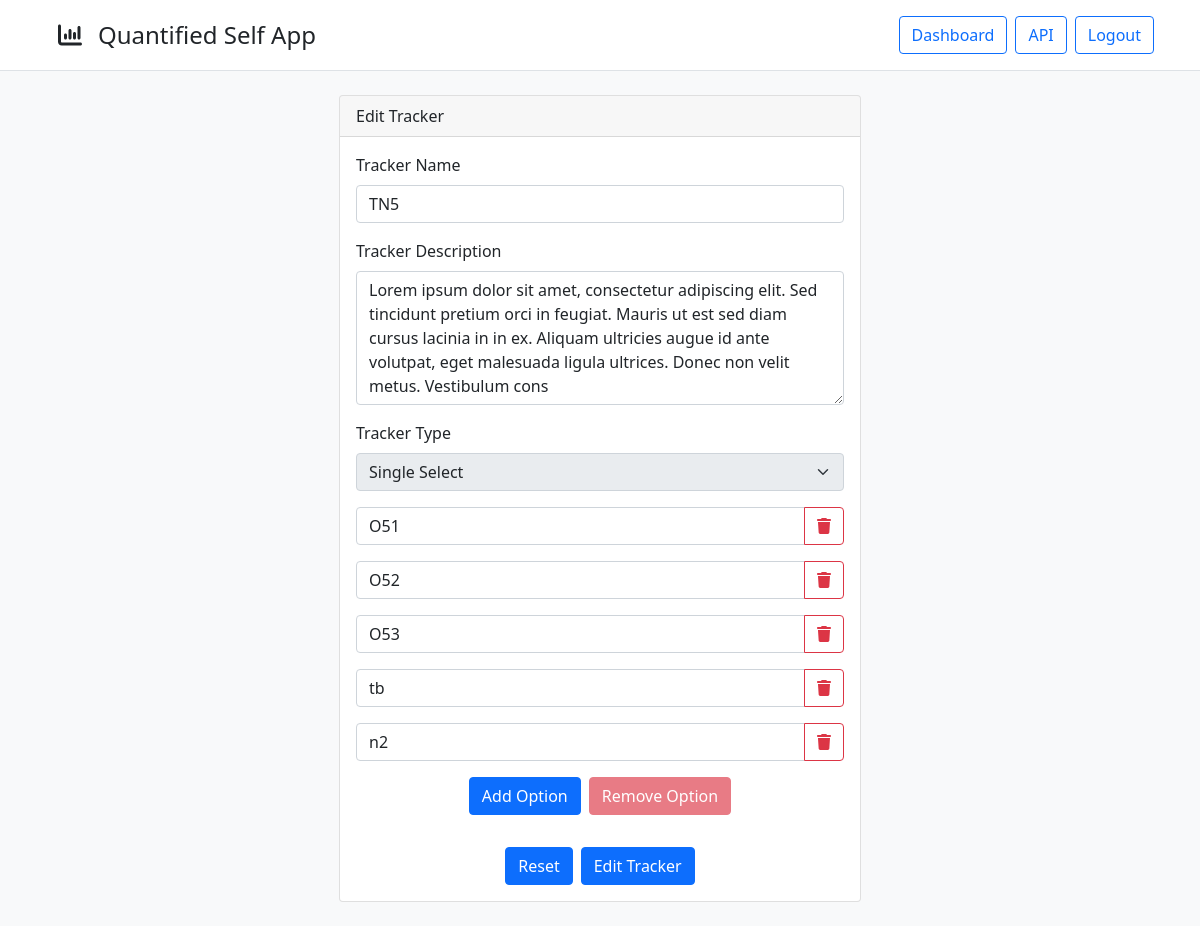
The page /trackers/edit?id=5 (signed in) on the database its author committed.
### models/models.py (models this page shows)
class TrackerModel(db.Model):
    __tablename__ = "trackers"
    t_id = db.Column(db.Integer(), primary_key=True)
    t_name = db.Column(db.String(64), nullable=False)
    t_desc = db.Column(db.String(256))
    t_type = db.Column(db.Integer(), db.ForeignKey("tracker_types.tt_id", ondelete="CASCADE"), nullable=False)
    t_user = db.Column(db.Integer(), db.ForeignKey("users.id", ondelete="CASCADE"), nullable=False)
    t_type_name = db.relationship("TrackerTypes", uselist=False)
    t_unit = db.relationship("TrackerUnit", cascade="all, delete", uselist=False)
    t_options = db.relationship("TrackerOptions", cascade="all, delete")
    t_logs = db.relationship("TrackerLogs", order_by="desc(TrackerLogs.tl_time)", cascade="all, delete")

class TrackerTypes(db.Model):
    __tablename__ = "tracker_types"
    tt_id = db.Column(db.Integer(), primary_key=True, autoincrement=True)
    tt_name = db.Column(db.String(64), unique=True, nullable=False)

class TrackerOptions(db.Model):
    __tablename__ = "tracker_options"
    to_id = db.Column(db.Integer(), primary_key=True, autoincrement=True)
    to_name = db.Column(db.String(64), nullable=False)
    to_tracker = db.Column(db.Integer(), db.ForeignKey("trackers.t_id", ondelete="CASCADE"), nullable=False)

### views/views.py (the view, shortened to what this page needs)
@app.route("/trackers/edit", methods=["GET", "POST"])
@login_required
def trackers_edit():
    t_id = request.args.get("id", "")
    if not (t_id.isdigit()):
        flash("Invalid Tracker", "danger")
        return redirect("/trackers")
    t_id = int(t_id)
    tracker = TrackerModel.query.filter(TrackerModel.t_id == t_id, TrackerModel.t_user == current_user.id).first()
    if not tracker:
        flash("Invalid Tracker", "danger")
        return redirect("/trackers")
    return render_template("trackers/edit.html", user=current_user, tracker=tracker)

### auth/auth.py (called while the page is built)
@login.user_loader
def load_user(id):
    return UserModel.query.get(int(id))

### templates/trackers/edit.html (shortened to what this page needs)
<!DOCTYPE html>
<html lang="en">
    <head>
        <link rel="stylesheet" href="{{ url_for('static', filename='css/bootstrap.min.css')}}">
        <link rel="stylesheet" href="{{ url_for('static', filename='css/fontawesome.all.min.css')}}">
    </head>
    <body class="bg-light">
        {% include 'components/navbar.html' %}
        <div class="container">
            <div class="row d-flex justify-content-center">
                <div class="col-sm-12 col-md-12 col-lg-6 col-xl-6 d-flex justify-content-center p-4">
                    <div class="card flex-fill">
                        <form action="" method="POST">
                            <div class="card-header">Edit Tracker</div>
                            <div class="card-body">
                                <div class="mb-3">
                                    <label for="t_name" class="form-label">Tracker Name</label>
                                    <input type="text" class="form-control" id="t_name" name="t_name" maxlength="64" value="{{ tracker.t_name }}" required>
                                </div>
                                <div class="mb-3">
                                    <label for="t_desc" class="form-label">Tracker Description</label>
                                    <textarea rows="5" class="form-control" id="t_desc" name="t_desc" maxlength="256">{{ tracker.t_desc }}</textarea>
                                </div>
                                <div class="mb-3">
                                    <label for="t_type" class="form-label">Tracker Type</label>
                                    <select id="t_type" class="form-select" disabled>
                                        <option>{{ tracker.t_type_name.tt_name }}</option>
                                    </select>
                                </div>
                                <div id="t_options_exist">
                                    {% for option in tracker.t_options %}
                                    <div class="input-group mb-3">
                                        <input type="text" class="form-control" id="t_option_exist[{{ option.to_id }}]" name="t_option_exist[{{ option.to_id }}]" maxlength="64" value="{{ option.to_name }}" placeholder="Existing Option {{ loop.index }}" aria-describedby="t_option_exist_del[{{ loop.index }}]" required>
                                        <button class="btn btn-outline-danger" id="t_option_exist_del[{{ loop.index }}]" data-bs-toggle="tooltip" data-bs-placement="right" title="Warning: Deletion of existing options will result in change or even deletion of current logs" onclick="alert('This feature will be added soon!'); return false; remOptionExist(this); return false;"><i class="fa-solid fa-trash"></i></button>
                                    </div>
                                    {% endfor %}
                                </div>
                                <div id="t_options_control" class="d-flex justify-content-center {% if tracker.t_options | length == 0 %}d-none{% endif %}">
                                    <button id="t_options_add" class="btn btn-primary mx-1" onclick="addOption(); return false;">Add Option</button>
                                    <button id="t_options_rem" class="btn btn-danger mx-1" onclick="remOption(); return false;" disabled>Remove Option</button>
                                </div>
                            </div>
                            <div class="card-body d-flex justify-content-center align-items-end">
                                <input type="reset" class="btn btn-primary mx-1" value="Reset" onclick="window.location.reload();">
                                <input type="submit" class="btn btn-primary mx-1" value="Edit Tracker">
                            </div>
                        </form>
                    </div>
                </div>
            </div>
        </div>
    </body>
</html>

### rows shown on the page
TrackerModel: t_name "TN5", t_desc "Lorem ipsum dolor sit amet, consectetur adipiscing elit. Sed tincidunt pretium orci in feugiat. Mauris ut est sed diam cursus lacinia in in ex. Aliquam ultricies augue id ante volutpat, eget malesuada ligula ultrices. Donec non velit metus. Vestibulum cons"
TrackerTypes: tt_name "Single Select"
TrackerOptions: to_name "O51"
TrackerOptions: to_name "O52"
TrackerOptions: to_name "O53"
TrackerOptions: to_name "tb"
TrackerOptions: to_name "n2"
